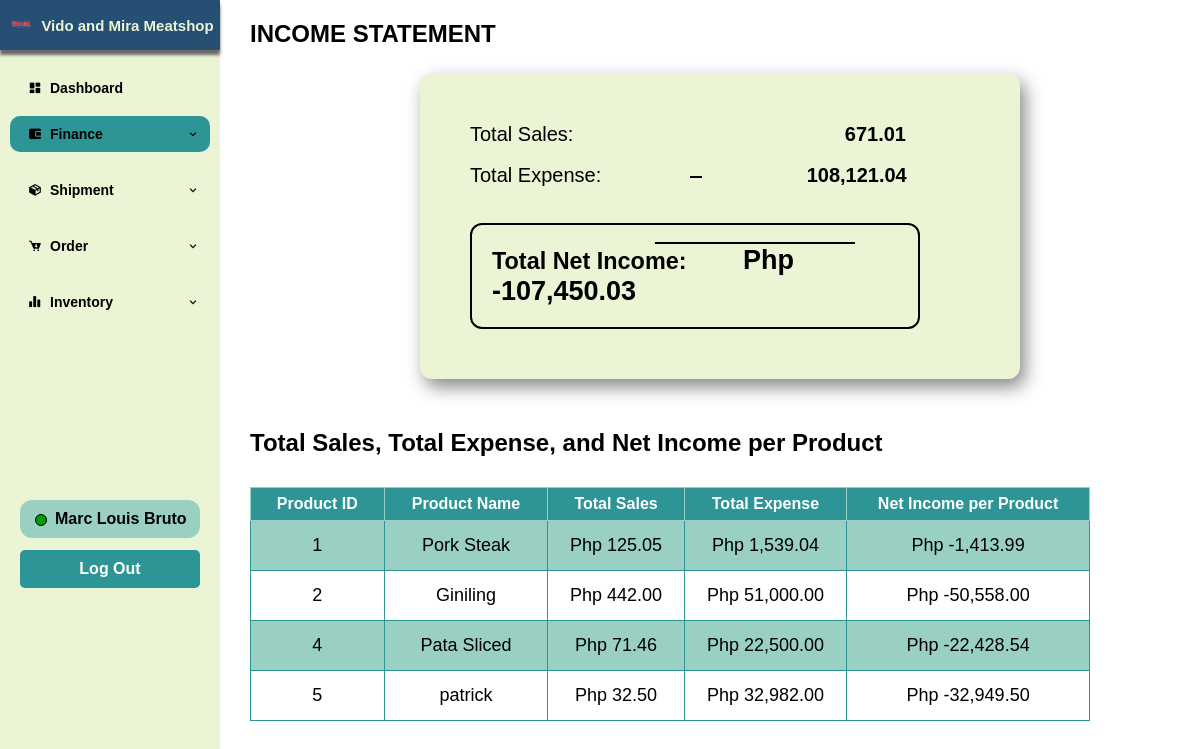
Screenshot of /Main_Dashboard/Finance/finance-income.php (signed in) with the database file from the repository.
### tables this page shows
CREATE TABLE `tbl_customer` (
  `customerID` int(11) NOT NULL,
  `userID` int(11) NOT NULL,
  `fullName` varchar(255) NOT NULL,
  `mobileNum` varchar(11) NOT NULL,
  `address` varchar(255) NOT NULL
);

CREATE TABLE `tbl_products` (
  `productID` int(11) NOT NULL,
  `productName` varchar(255) NOT NULL,
  `description` varchar(1000) NOT NULL,
  `productImage` varchar(255) NOT NULL,
  `price` decimal(11,2) NOT NULL,
  `stockQuantity` decimal(11,2) NOT NULL
);

### Main_Dashboard/Finance/finance-income.php (the view, shortened to what this page needs)
<!DOCTYPE html>
<html lang="en">
<head>
    <link rel="stylesheet" href="../boardd.css">
    <link href='https://unpkg.com/boxicons@2.1.4/css/boxicons.min.css' rel='stylesheet'>
    <link rel="stylesheet" href="https://cdn.jsdelivr.net/npm/sweetalert2@10/dist/sweetalert2.min.css">
</head>
<body>
    <section id="leftbar">
        <a href="#" class="logo"><img src="../../LogIn_SignUp_Admin/Images/mira.png">Vido and Mira Meatshop</a>
        <ul class="side-menu">
            <li class=""><a href="../Dashboard/dashboard.php"><i class='bx bxs-dashboard icon'></i>Dashboard</i></a></li>
            <li class="each">
                <a href="finance.php" class='current'><i class='bx bxs-wallet-alt icon'></i>Finance<i class='bx bx-chevron-down down'></i><i class='bx bx-chevron-up up'></i></a>
            </li>
            <li class="each">
                <a href="shipment.php"><i class='bx bxs-package icon'></i>Shipment<i class='bx bx-chevron-down down'></i><i class='bx bx-chevron-up up'></i></a>
            </li>
            <li class="each">
                <a href="order.php"><i class='bx bxs-cart-download icon'></i>Order<i class='bx bx-chevron-down down'></i><i class='bx bx-chevron-up up'></i></a>
            </li>
            <li class="each">
                <a href="inventory.php"><i class='bx bxs-bar-chart-alt-2 icon'></i>Inventory<i class='bx bx-chevron-down down'></i><i class='bx bx-chevron-up up'></i></a>
            </li>
        </ul>
    </section>
    <?php
    include '../../connect.php';
    $adminID = $_SESSION['adminID'];
    $admin = "SELECT fullName FROM tbl_customer WHERE userID = $adminID";
    $result = mysqli_query($conn, $admin);
    $row = mysqli_fetch_assoc($result);
    ?>
    <div id="admin">
        <div class="admin-details">
            <div id="online"></div>
            <p id="admin-name">
                <?php echo $row['fullName']; ?>
            </p>
        </div>
        <div class="logout">
            <button type="submit" onclick="confirmLogout(<?php echo $adminID; ?>)">Log Out</button>
        </div>
    </div>
    <?php
    include '../../connect.php';
    $displayTotalSales = "SELECT SUM(totalAmount) AS totalSales FROM tbl_order";
    $result1 = mysqli_query($conn, $displayTotalSales);
    $row1 = mysqli_fetch_assoc($result1);
    $displayTotalExpense = "SELECT SUM(totalExpense) AS totalExpense FROM tbl_expenses";
    $result2 = mysqli_query($conn, $displayTotalExpense);
    $row2 = mysqli_fetch_assoc($result2);
    ?>
    <div id="title-live">
        <h2>INCOME STATEMENT</h2>
    </div>
    <div class="income-wrapper">
        <div id="total-sales">
            Total Sales:
            <div id="value-sales"> <?php echo number_format($row1['totalSales'], 2); ?></div>
        </div><br>
        <div id="total-expense">
            Total Expense: <div id="minus"></div>
            <div id="value-expense">
                <?php echo number_format($row2['totalExpense'], 2); ?>
            </div>
        </div><br><br>
        <div id="net-income">
            <h3>
                Total Net Income:
                <div id="value-income">Php <?php echo number_format($row1['totalSales'] - $row2['totalExpense'], 2); ?></div>
            </h3>
        </div>
        <div id="total"></div>
    </div>
    <div id="title-live">
        <h2 style="margin-top: 30px;">Total Sales, Total Expense, and Net Income per Product</h2>
    </div>
    <div class="financetable">
        <table border="1">
            <tr>
                <th>Product ID</th>
                <th>Product Name</th>
                <th>Total Sales</th>
                <th>Total Expense</th>
                <th>Net Income per Product</th>
            </tr>
            <?php
            $totalSalesperProduct = "SELECT
            tbl_products.productID,
            tbl_products.productName,
            COALESCE(SUM(tbl_orderitems.subTotal), 0) AS totalSubTotal
            FROM
                tbl_orderitems
                JOIN tbl_products ON tbl_products.productID = tbl_orderitems.productID
            GROUP BY
                tbl_products.productID, tbl_products.productName
            ORDER BY
                tbl_products.productID";
            $result1 = mysqli_query($conn, $totalSalesperProduct);
            $totalExpensePerProduct = "SELECT
            tbl_products.productID,
            tbl_products.productName,
            COALESCE(SUM(tbl_expenses.totalExpense), 0) AS totalExpense
            FROM
                tbl_expenses
                JOIN tbl_products ON tbl_products.productID = tbl_expenses.productID
            GROUP BY
                tbl_products.productID, tbl_products.productName
            ORDER BY
                tbl_products.productID";
            $result2 = mysqli_query($conn, $totalExpensePerProduct);
            if ($result1 && $result2) {
                while ($row1 = mysqli_fetch_assoc($result1)) {
                    $row2 = mysqli_fetch_assoc($result2);
                    $productID = $row1['productID'];
                    $productName = $row1['productName'];
                    $totalExpense = $row2['totalExpense'];
                    $totalSubTotal = $row1['totalSubTotal'];
                    echo "
                    <tr>
                        <td>" . $productID . "</td>
                        <td>" . $productName . "</td>
                        <td>Php " . number_format($totalSubTotal, 2) . "</td>
                        <td>Php " . number_format($totalExpense, 2) . "</td>
                        <td>Php " . number_format($totalSubTotal - $totalExpense, 2) . "</td>
                    </tr>
                    ";
                }
            }
            ?>
        </table>
    </div>
</body>
</html>

### Main_Dashboard/boardd.css (style rules this page uses)
:root { --color1: #ECF4D6; --color2: #9AD0C2; --color3: #2D9596; --color4: #265073; --color5: #000000; }
a { text-decoration: none; color: #000000; }
li { list-style: none; }
* { padding: 0; margin: 0; box-sizing: border-box; font-family: 'Gill Sans', 'Gill Sans MT', Calibri, 'Trebuchet MS', sans-serif; }
body { background-color: ghostwhite; }
#leftbar { position: fixed; top: 0; left: 0; width: 220px; height: 100%; background-color: var(--color1); overflow-y: auto; scrollbar-width: none; }
#leftbar img { margin: 0px 5px 0px 0px; width: 30px; }
#leftbar .logo { background-color: var(--color4); display: flex; position: fixed; align-items: center; justify-content: center; width: 220px; height: 50px; font-size: 15px; font-weight: bolder; color: var(--color1); box-shadow: 0px 5px 3px #696969; }
#leftbar .icon { min-width: 30px; display: flex; align-items: center; justify-content: center; }
#leftbar .side-menu .each .down { margin-left: auto; display: flex; }
#leftbar .side-menu { margin-top: 50px; padding: 10px; }
#leftbar .side-menu a { display: flex; margin: 10px 0; padding: 10px 10px; align-items: center; transition: all .3s ease; border-radius: 10px; }
#leftbar .side-menu>li>a { font-size: 14px; font-weight: bold; }
#leftbar .side-menu .current { background-color: var(--color3); }
#title-live { padding-top: 20px; margin-left: 250px; display: inline-block; }
button { background-color: var(--color3); color: white; padding: 10px 15px; border: none; border-radius: 5px; cursor: pointer; font-size: 16px; transition: background-color 0.3s ease, color 0.3s ease; }
.income-wrapper { padding: 50px; display: flex; flex-direction: column; width: 50%; margin-left: 420px; margin-top: 25px; border-radius: 12px; box-shadow: 5px 8px 18px #888888; background-color: var(--color1); position: relative; }
#total-expense, #total-sales, #net-income { font-size: 20px; position: relative; }
#value-expense, #value-sales { display: inline-block; margin-left: 100px; font-weight: bold; width: 200px; text-align: end; }
#value-sales { margin-left: 127px; }
#value-income { display: inline; margin-left: 50px; font-size: 27px; }
#minus { position: absolute; margin-left: 100px; border: 1px solid black; width: 12px; left: 120px; top: 12px; }
#net-income { border: 2px solid black; width: 90%; padding: 20px; border-radius: 12px; }
#total { position: absolute; width: 200px; border: 1px solid black; bottom: 135px; right: 165px; }
.financetable table { width: 70%; border-collapse: collapse; border: 1px solid var(--color3); border-radius: 12px; font-family: 'Gill Sans', 'Gill Sans MT', Calibri, 'Trebuchet MS', sans-serif; margin: 30px 20px 30px 250px; }
.financetable td { font-size: 18px; }
.financetable th, .financetable td { padding: 14px; text-align: center; }
.financetable th { background-color: var(--color3); color: rgb(255, 255, 255); font-size: 16px; padding: 7px 20px; border: 1px solid var(--color2); }
.financetable tr:nth-child(even) { background-color: var(--color2); }
.logout button { width: 180px; margin-left: 20px; margin-top: 200px; font-weight: bold; position: fixed; }
.admin-details { margin-top: 150px; position: fixed; left: 5px; }
#admin { position: fixed; z-index: 1; top: 350px; }
#admin-name { width: 180px; margin-left: 15px; padding: 10px 0px; border-radius: 12px; background-color: var(--color2); font-weight: bold; padding-left: 35px; }
#online { border: 1px solid black; background-color: rgb(0, 157, 0); width: 12px; position: absolute; top: 14px; left: 30px; height: 12px; border-radius: 20px; }
* { margin: 0; padding: 0; box-sizing: border-box; }
body { background-color: rgb(255, 255, 255); font-family: Cambria, Cochin, Georgia, Times, 'Times New Roman', serif; }

### rows the page displays
tbl_customer: fullName "Marc Louis Bruto"
tbl_products: productID "1", productName "Pork Steak", totalSubTotal "125.05", totalExpense "1,539.04", totalExpense "-1,413.99"
tbl_products: productID "2", productName "Giniling", totalSubTotal "442.00", totalExpense "51,000.00", totalExpense "-50,558.00"
tbl_products: productID "4", productName "Pata Sliced", totalSubTotal "71.46", totalExpense "22,500.00", totalExpense "-22,428.54"
tbl_products: productID "5", productName "patrick", totalSubTotal "32.50", totalExpense "32,982.00", totalExpense "-32,949.50"

### other values shown
$row1['totalSales'] "671.01"
$row2['totalExpense'] "108,121.04"
$row1['totalSales'] - $row2['totalExpense'] "-107,450.03"
